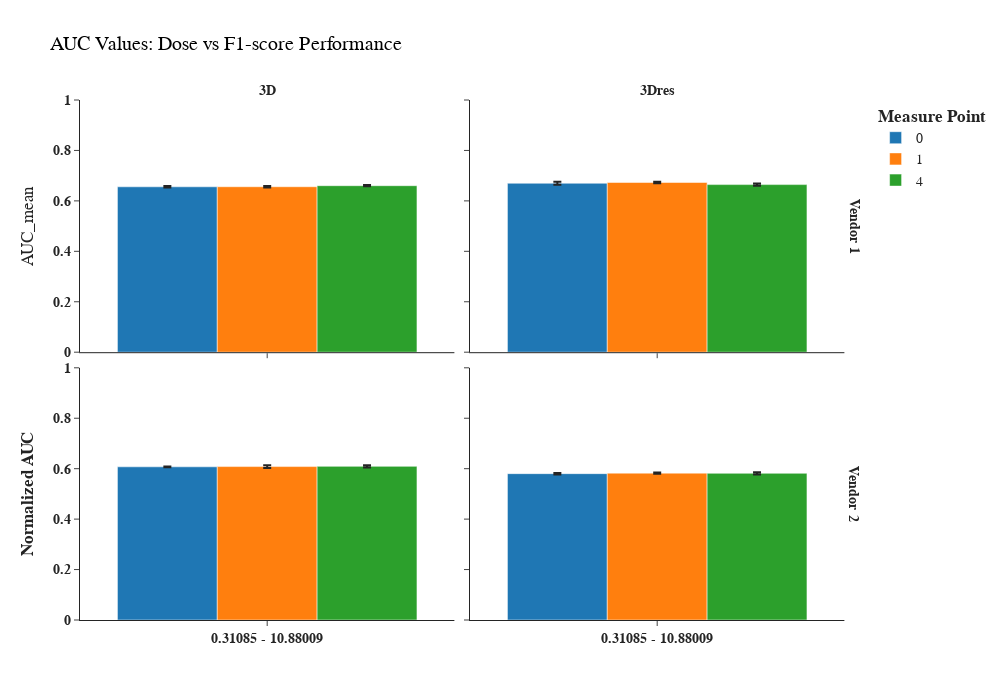

Notebook code cell kept with this figure:
### Code cell
# plot auc values using plotly
fig = px.bar(aucs_df_mean[aucs_df_mean["reco+kernel"] == "HIR"], 
             x="CTDIvol_range", 
             y="AUC_mean", 
             error_y="AUC_std",
             color="measure_point",
             facet_col="network",
             facet_row="ct",
             title="AUC Values: Dose vs F1-score Performance",
             labels={
                 "auc_normalized": "<b>Normalized AUC",
                 "measure_point": "<b>Measure Point",
                 "network": "<b>Network"
             },
             barmode="group",
             template="simple_white")

# Update layout for better visualizationa
fig.update_layout(
    font_family="Arial",
    font_size=14,
    title_font_family="Arial",
    title_font_color="black",
    height=700,
    width=1000,
    showlegend=True,
    legend_title="<b>Measure Point</b>"
)

# Update axes
fig.update_xaxes(title_text="")
fig.update_yaxes(title_text="<b>Normalized AUC", range=[0, 1], col=1, row=1)
fig.update_xaxes(tickprefix="<b>", ticksuffix="</b>", matches=None)
fig.update_yaxes(tickprefix="<b>", ticksuffix="</b>")

# Remove facet column titles or update them
fig.for_each_annotation(lambda a: a.update(text=a.text.split("=")[1]))


# Show the plot
fig.show()

#fig.write_image(os.path.join(output_dir, "auc_dose_vs_f1score_performance_canon.png"), width=1000, height=500)

### Figure 1 — Plotly figure (JSON) as saved in the notebook; plotly's stock layout.template omitted (floating-point values rounded to 4 significant figures)
{"data": [{"alignmentgroup": "True", "error_y": {"array": [0.003099]}, "hovertemplate": "<b>Measure Point=0<br>ct=<b>Vendor 1<br><b>Network=<b>3D<br>CTDIvol_range=%{x}<br>AUC_mean=%{y}<extra></extra>", "legendgroup": "0", "marker": {"color": "#1F77B4", "pattern": {"shape": ""}}, "name": "0", "offsetgroup": "0", "orientation": "v", "showlegend": true, "textposition": "auto", "type": "bar", "x": ["0.35 - 10.5"], "xaxis": "x3", "y": [0.6558], "yaxis": "y3"}, {"alignmentgroup": "True", "error_y": {"array": [0.005698]}, "hovertemplate": "<b>Measure Point=0<br>ct=<b>Vendor 1<br><b>Network=<b>3Dres<br>CTDIvol_range=%{x}<br>AUC_mean=%{y}<extra></extra>", "legendgroup": "0", "marker": {"color": "#1F77B4", "pattern": {"shape": ""}}, "name": "0", "offsetgroup": "0", "orientation": "v", "showlegend": false, "textposition": "auto", "type": "bar", "x": ["0.35 - 10.5"], "xaxis": "x4", "y": [0.6699], "yaxis": "y4"}, {"alignmentgroup": "True", "error_y": {"array": [0.001386]}, "hovertemplate": "<b>Measure Point=0<br>ct=<b>Vendor 2<br><b>Network=<b>3D<br>CTDIvol_range=%{x}<br>AUC_mean=%{y}<extra></extra>", "legendgroup": "0", "marker": {"color": "#1F77B4", "pattern": {"shape": ""}}, "name": "0", "offsetgroup": "0", "orientation": "v", "showlegend": false, "textposition": "auto", "type": "bar", "x": ["0.31085 - 10.88009"], "xaxis": "x", "y": [0.6074], "yaxis": "y"}, {"alignmentgroup": "True", "error_y": {"array": [0.002932]}, "hovertemplate": "<b>Measure Point=0<br>ct=<b>Vendor 2<br><b>Network=<b>3Dres<br>CTDIvol_range=%{x}<br>AUC_mean=%{y}<extra></extra>", "legendgroup": "0", "marker": {"color": "#1F77B4", "pattern": {"shape": ""}}, "name": "0", "offsetgroup": "0", "orientation": "v", "showlegend": false, "textposition": "auto", "type": "bar", "x": ["0.31085 - 10.88009"], "xaxis": "x2", "y": [0.5803], "yaxis": "y2"}, {"alignmentgroup": "True", "error_y": {"array": [0.003225]}, "hovertemplate": "<b>Measure Point=1<br>ct=<b>Vendor 1<br><b>Network=<b>3D<br>CTDIvol_range=%{x}<br>AUC_mean=%{y}<extra></extra>", "legendgroup": "1", "marker": {"color": "#FF7F0E", "pattern": {"shape": ""}}, "name": "1", "offsetgroup": "1", "orientation": "v", "showlegend": true, "textposition": "auto", "type": "bar", "x": ["0.35 - 10.5"], "xaxis": "x3", "y": [0.6561], "yaxis": "y3"}, {"alignmentgroup": "True", "error_y": {"array": [0.002908]}, "hovertemplate": "<b>Measure Point=1<br>ct=<b>Vendor 1<br><b>Network=<b>3Dres<br>CTDIvol_range=%{x}<br>AUC_mean=%{y}<extra></extra>", "legendgroup": "1", "marker": {"color": "#FF7F0E", "pattern": {"shape": ""}}, "name": "1", "offsetgroup": "1", "orientation": "v", "showlegend": false, "textposition": "auto", "type": "bar", "x": ["0.35 - 10.5"], "xaxis": "x4", "y": [0.673], "yaxis": "y4"}, {"alignmentgroup": "True", "error_y": {"array": [0.005502]}, "hovertemplate": "<b>Measure Point=1<br>ct=<b>Vendor 2<br><b>Network=<b>3D<br>CTDIvol_range=%{x}<br>AUC_mean=%{y}<extra></extra>", "legendgroup": "1", "marker": {"color": "#FF7F0E", "pattern": {"shape": ""}}, "name": "1", "offsetgroup": "1", "orientation": "v", "showlegend": false, "textposition": "auto", "type": "bar", "x": ["0.31085 - 10.88009"], "xaxis": "x", "y": [0.6083], "yaxis": "y"}, {"alignmentgroup": "True", "error_y": {"array": [0.002693]}, "hovertemplate": "<b>Measure Point=1<br>ct=<b>Vendor 2<br><b>Network=<b>3Dres<br>CTDIvol_range=%{x}<br>AUC_mean=%{y}<extra></extra>", "legendgroup": "1", "marker": {"color": "#FF7F0E", "pattern": {"shape": ""}}, "name": "1", "offsetgroup": "1", "orientation": "v", "showlegend": false, "textposition": "auto", "type": "bar", "x": ["0.31085 - 10.88009"], "xaxis": "x2", "y": [0.5824], "yaxis": "y2"}, {"alignmentgroup": "True", "error_y": {"array": [0.002391]}, "hovertemplate": "<b>Measure Point=4<br>ct=<b>Vendor 1<br><b>Network=<b>3D<br>CTDIvol_range=%{x}<br>AUC_mean=%{y}<extra></extra>", "legendgroup": "4", "marker": {"color": "#2CA02C", "pattern": {"shape": ""}}, "name": "4", "offsetgroup": "4", "orientation": "v", "showlegend": true, "textposition": "auto", "type": "bar", "x": ["0.35 - 10.5"], "xaxis": "x3", "y": [0.6602], "yaxis": "y3"}, {"alignmentgroup": "True", "error_y": {"array": [0.004206]}, "hovertemplate": "<b>Measure Point=4<br>ct=<b>Vendor 1<br><b>Network=<b>3Dres<br>CTDIvol_range=%{x}<br>AUC_mean=%{y}<extra></extra>", "legendgroup": "4", "marker": {"color": "#2CA02C", "pattern": {"shape": ""}}, "name": "4", "offsetgroup": "4", "orientation": "v", "showlegend": false, "textposition": "auto", "type": "bar", "x": ["0.35 - 10.5"], "xaxis": "x4", "y": [0.6645], "yaxis": "y4"}, {"alignmentgroup": "True", "error_y": {"array": [0.004186]}, "hovertemplate": "<b>Measure Point=4<br>ct=<b>Vendor 2<br><b>Network=<b>3D<br>CTDIvol_range=%{x}<br>AUC_mean=%{y}<extra></extra>", "legendgroup": "4", "marker": {"color": "#2CA02C", "pattern": {"shape": ""}}, "name": "4", "offsetgroup": "4", "orientation": "v", "showlegend": false, "textposition": "auto", "type": "bar", "x": ["0.31085 - 10.88009"], "xaxis": "x", "y": [0.6092], "yaxis": "y"}, {"alignmentgroup": "True", "error_y": {"array": [0.004257]}, "hovertemplate": "<b>Measure Point=4<br>ct=<b>Vendor 2<br><b>Network=<b>3Dres<br>CTDIvol_range=%{x}<br>AUC_mean=%{y}<extra></extra>", "legendgroup": "4", "marker": {"color": "#2CA02C", "pattern": {"shape": ""}}, "name": "4", "offsetgroup": "4", "orientation": "v", "showlegend": false, "textposition": "auto", "type": "bar", "x": ["0.31085 - 10.88009"], "xaxis": "x2", "y": [0.5817], "yaxis": "y2"}], "layout": {"annotations": [{"font": {}, "showarrow": false, "text": "<b>3D", "x": 0.24, "xanchor": "center", "xref": "paper", "y": 1, "yanchor": "bottom", "yref": "paper"}, {"font": {}, "showarrow": false, "text": "<b>3Dres", "x": 0.74, "xanchor": "center", "xref": "paper", "y": 1, "yanchor": "bottom", "yref": "paper"}, {"font": {}, "showarrow": false, "text": "<b>Vendor 2", "textangle": 90, "x": 0.98, "xanchor": "left", "xref": "paper", "y": 0.2425, "yanchor": "middle", "yref": "paper"}, {"font": {}, "showarrow": false, "text": "<b>Vendor 1", "textangle": 90, "x": 0.98, "xanchor": "left", "xref": "paper", "y": 0.7575, "yanchor": "middle", "yref": "paper"}], "barmode": "group", "font": {"family": "Arial", "size": 14}, "height": 700, "legend": {"title": {"text": "<b>Measure Point</b>"}, "tracegroupgap": 0}, "showlegend": true, "title": {"font": {"color": "black", "family": "Arial"}, "text": "AUC Values: Dose vs F1-score Performance"}, "width": 1000, "xaxis": {"anchor": "y", "domain": [0, 0.48], "tickprefix": "<b>", "ticksuffix": "</b>", "title": {"text": ""}}, "xaxis2": {"anchor": "y2", "domain": [0.5, 0.98], "tickprefix": "<b>", "ticksuffix": "</b>", "title": {"text": ""}}, "xaxis3": {"anchor": "y3", "domain": [0, 0.48], "showticklabels": false, "tickprefix": "<b>", "ticksuffix": "</b>", "title": {"text": ""}}, "xaxis4": {"anchor": "y4", "domain": [0.5, 0.98], "showticklabels": false, "tickprefix": "<b>", "ticksuffix": "</b>", "title": {"text": ""}}, "yaxis": {"anchor": "x", "domain": [0, 0.485], "range": [0, 1], "tickprefix": "<b>", "ticksuffix": "</b>", "title": {"text": "<b>Normalized AUC"}}, "yaxis2": {"anchor": "x2", "domain": [0, 0.485], "matches": "y", "showticklabels": false, "tickprefix": "<b>", "ticksuffix": "</b>"}, "yaxis3": {"anchor": "x3", "domain": [0.515, 1], "matches": "y", "tickprefix": "<b>", "ticksuffix": "</b>", "title": {"text": "AUC_mean"}}, "yaxis4": {"anchor": "x4", "domain": [0.515, 1], "matches": "y", "showticklabels": false, "tickprefix": "<b>", "ticksuffix": "</b>"}}}
